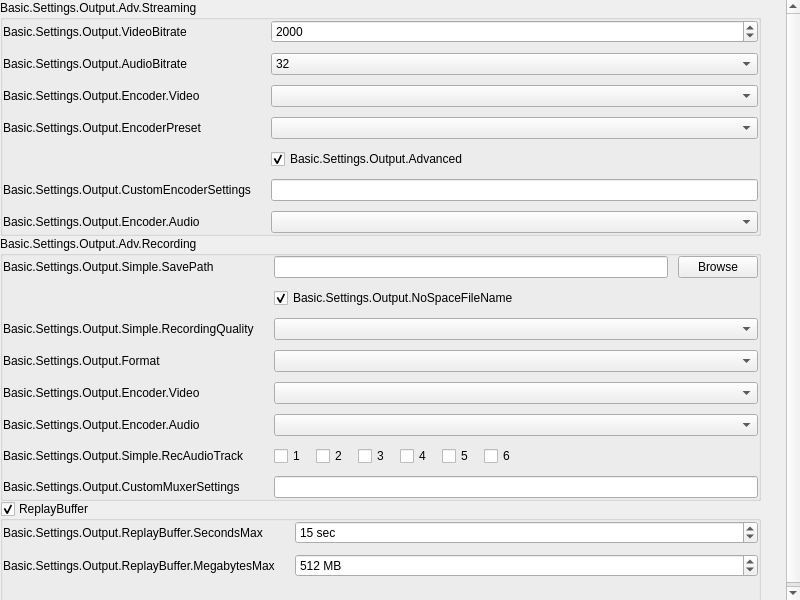
<?xml version="1.0" encoding="UTF-8"?>
<ui version="4.0">
 <class>SettingOutputSimplePage</class>
 <widget class="QWidget" name="SettingOutputSimplePage">
  <property name="geometry">
   <rect>
    <x>0</x>
    <y>0</y>
    <width>800</width>
    <height>600</height>
   </rect>
  </property>
  <layout class="QVBoxLayout" name="verticalLayout">
   <property name="leftMargin">
    <number>0</number>
   </property>
   <property name="topMargin">
    <number>0</number>
   </property>
   <property name="rightMargin">
    <number>0</number>
   </property>
   <property name="bottomMargin">
    <number>0</number>
   </property>
   <item>
    <widget class="QScrollArea" name="simpleOutScroll">
     <property name="sizePolicy">
      <sizepolicy hsizetype="Expanding" vsizetype="Ignored">
       <horstretch>0</horstretch>
       <verstretch>0</verstretch>
      </sizepolicy>
     </property>
     <property name="frameShape">
      <enum>QFrame::Shape::NoFrame</enum>
     </property>
     <property name="widgetResizable">
      <bool>true</bool>
     </property>
     <widget class="QWidget" name="scrollAreaWidgetContents_3">
      <property name="geometry">
       <rect>
        <x>0</x>
        <y>0</y>
        <width>800</width>
        <height>600</height>
       </rect>
      </property>
      <property name="sizePolicy">
       <sizepolicy hsizetype="Preferred" vsizetype="Preferred">
        <horstretch>0</horstretch>
        <verstretch>0</verstretch>
       </sizepolicy>
      </property>
      <layout class="QVBoxLayout" name="verticalLayout_52">
       <property name="spacing">
        <number>0</number>
       </property>
       <property name="leftMargin">
        <number>0</number>
       </property>
       <property name="topMargin">
        <number>0</number>
       </property>
       <property name="rightMargin">
        <number>25</number>
       </property>
       <property name="bottomMargin">
        <number>0</number>
       </property>
       <item>
        <widget class="QGroupBox" name="simpleStreamingGroupBox">
         <property name="title">
          <string>Basic.Settings.Output.Adv.Streaming</string>
         </property>
         <layout class="QFormLayout" name="simpleStreamingLayout">
          <property name="fieldGrowthPolicy">
           <enum>QFormLayout::FieldGrowthPolicy::AllNonFixedFieldsGrow</enum>
          </property>
          <property name="horizontalSpacing">
           <number>20</number>
          </property>
          <property name="verticalSpacing">
           <number>10</number>
          </property>
          <property name="leftMargin">
           <number>0</number>
          </property>
          <property name="topMargin">
           <number>0</number>
          </property>
          <property name="rightMargin">
           <number>0</number>
          </property>
          <property name="bottomMargin">
           <number>0</number>
          </property>
          <item row="0" column="0">
           <widget class="QLabel" name="simpleOutputVBitrateLabel">
            <property name="text">
             <string>Basic.Settings.Output.VideoBitrate</string>
            </property>
            <property name="useFor" stdset="0">
             <string notr="true">FormLabelRole</string>
            </property>
           </widget>
          </item>
          <item row="0" column="1">
           <widget class="PLSSpinBox" name="simpleOutputVBitrate">
            <property name="minimum">
             <number>200</number>
            </property>
            <property name="maximum">
             <number>1000000</number>
            </property>
            <property name="value">
             <number>2000</number>
            </property>
           </widget>
          </item>
          <item row="2" column="0">
           <widget class="QLabel" name="simpleOutputABitrateLabel">
            <property name="text">
             <string>Basic.Settings.Output.AudioBitrate</string>
            </property>
            <property name="useFor" stdset="0">
             <string notr="true">FormLabelRole</string>
            </property>
           </widget>
          </item>
          <item row="2" column="1">
           <widget class="PLSComboBox" name="simpleOutputABitrate">
            <property name="currentIndex">
             <number>0</number>
            </property>
            <item>
             <property name="text">
              <string notr="true">32</string>
             </property>
            </item>
            <item>
             <property name="text">
              <string notr="true">48</string>
             </property>
            </item>
            <item>
             <property name="text">
              <string notr="true">64</string>
             </property>
            </item>
            <item>
             <property name="text">
              <string notr="true">80</string>
             </property>
            </item>
            <item>
             <property name="text">
              <string notr="true">96</string>
             </property>
            </item>
            <item>
             <property name="text">
              <string notr="true">112</string>
             </property>
            </item>
            <item>
             <property name="text">
              <string notr="true">128</string>
             </property>
            </item>
            <item>
             <property name="text">
              <string notr="true">160</string>
             </property>
            </item>
            <item>
             <property name="text">
              <string notr="true">192</string>
             </property>
            </item>
            <item>
             <property name="text">
              <string notr="true">256</string>
             </property>
            </item>
            <item>
             <property name="text">
              <string notr="true">320</string>
             </property>
            </item>
           </widget>
          </item>
          <item row="3" column="0">
           <widget class="QLabel" name="simpleOutStrEncoderLabel">
            <property name="text">
             <string>Basic.Settings.Output.Encoder.Video</string>
            </property>
            <property name="useFor" stdset="0">
             <string notr="true">FormLabelRole</string>
            </property>
           </widget>
          </item>
          <item row="3" column="1">
           <widget class="PLSComboBox" name="simpleOutStrEncoder"/>
          </item>
          <item row="4" column="0">
           <widget class="QLabel" name="simpleOutPresetLabel">
            <property name="enabled">
             <bool>true</bool>
            </property>
            <property name="text">
             <string>Basic.Settings.Output.EncoderPreset</string>
            </property>
            <property name="useFor" stdset="0">
             <string notr="true">FormLabelRole</string>
            </property>
           </widget>
          </item>
          <item row="4" column="1">
           <widget class="PLSComboBox" name="simpleOutPreset"/>
          </item>
          <item row="5" column="1">
           <widget class="PLSCheckBox" name="simpleOutAdvanced">
            <property name="text">
             <string>Basic.Settings.Output.Advanced</string>
            </property>
            <property name="checked">
             <bool>true</bool>
            </property>
           </widget>
          </item>
          <item row="6" column="0">
           <widget class="QLabel" name="simpleOutCustomLabel">
            <property name="text">
             <string>Basic.Settings.Output.CustomEncoderSettings</string>
            </property>
            <property name="useFor" stdset="0">
             <string notr="true">FormLabelRole</string>
            </property>
           </widget>
          </item>
          <item row="6" column="1">
           <widget class="PLSLineEdit" name="simpleOutCustom"/>
          </item>
          <item row="7" column="0">
           <widget class="QLabel" name="simpleOutStrAEncoderLabel">
            <property name="text">
             <string>Basic.Settings.Output.Encoder.Audio</string>
            </property>
            <property name="useFor" stdset="0">
             <string notr="true">FormLabelRole</string>
            </property>
           </widget>
          </item>
          <item row="7" column="1">
           <widget class="PLSComboBox" name="simpleOutStrAEncoder">
            <property name="enabled">
             <bool>true</bool>
            </property>
           </widget>
          </item>
         </layout>
        </widget>
       </item>
       <item>
        <widget class="QGroupBox" name="simpleRecordingGroupBox">
         <property name="enabled">
          <bool>true</bool>
         </property>
         <property name="title">
          <string>Basic.Settings.Output.Adv.Recording</string>
         </property>
         <layout class="QFormLayout" name="formLayout_6">
          <property name="fieldGrowthPolicy">
           <enum>QFormLayout::FieldGrowthPolicy::AllNonFixedFieldsGrow</enum>
          </property>
          <property name="horizontalSpacing">
           <number>20</number>
          </property>
          <property name="verticalSpacing">
           <number>10</number>
          </property>
          <property name="leftMargin">
           <number>0</number>
          </property>
          <property name="topMargin">
           <number>0</number>
          </property>
          <property name="rightMargin">
           <number>0</number>
          </property>
          <property name="bottomMargin">
           <number>0</number>
          </property>
          <item row="0" column="0">
           <widget class="QLabel" name="label_18">
            <property name="minimumSize">
             <size>
              <width>170</width>
              <height>0</height>
             </size>
            </property>
            <property name="text">
             <string>Basic.Settings.Output.Simple.SavePath</string>
            </property>
            <property name="useFor" stdset="0">
             <string notr="true">FormLabelRole</string>
            </property>
           </widget>
          </item>
          <item row="0" column="1">
           <layout class="QHBoxLayout" name="horizontalLayout_5">
            <property name="spacing">
             <number>10</number>
            </property>
            <property name="topMargin">
             <number>0</number>
            </property>
            <property name="bottomMargin">
             <number>0</number>
            </property>
            <item>
             <widget class="QLineEdit" name="simpleOutputPath">
              <property name="enabled">
               <bool>true</bool>
              </property>
             </widget>
            </item>
            <item>
             <widget class="QPushButton" name="simpleOutputBrowse">
              <property name="enabled">
               <bool>true</bool>
              </property>
              <property name="text">
               <string>Browse</string>
              </property>
             </widget>
            </item>
           </layout>
          </item>
          <item row="1" column="1">
           <widget class="PLSCheckBox" name="simpleNoSpace">
            <property name="text">
             <string>Basic.Settings.Output.NoSpaceFileName</string>
            </property>
            <property name="checked">
             <bool>true</bool>
            </property>
           </widget>
          </item>
          <item row="2" column="0">
           <widget class="QLabel" name="label_26">
            <property name="text">
             <string>Basic.Settings.Output.Simple.RecordingQuality</string>
            </property>
            <property name="useFor" stdset="0">
             <string notr="true">FormLabelRole</string>
            </property>
           </widget>
          </item>
          <item row="2" column="1">
           <widget class="PLSComboBox" name="simpleOutRecQuality"/>
          </item>
          <item row="3" column="0">
           <widget class="QLabel" name="simpleOutRecFormatLabel">
            <property name="text">
             <string>Basic.Settings.Output.Format</string>
            </property>
            <property name="useFor" stdset="0">
             <string notr="true">FormLabelRole</string>
            </property>
           </widget>
          </item>
          <item row="3" column="1">
           <widget class="PLSComboBox" name="simpleOutRecFormat">
            <property name="currentIndex">
             <number>-1</number>
            </property>
           </widget>
          </item>
          <item row="4" column="0">
           <widget class="QLabel" name="simpleOutRecEncoderLabel">
            <property name="text">
             <string>Basic.Settings.Output.Encoder.Video</string>
            </property>
            <property name="useFor" stdset="0">
             <string notr="true">FormLabelRole</string>
            </property>
           </widget>
          </item>
          <item row="4" column="1">
           <widget class="PLSComboBox" name="simpleOutRecEncoder"/>
          </item>
          <item row="5" column="0">
           <widget class="QLabel" name="simpleOutRecAEncoderLabel">
            <property name="text">
             <string>Basic.Settings.Output.Encoder.Audio</string>
            </property>
            <property name="useFor" stdset="0">
             <string>FormLabelRole</string>
            </property>
           </widget>
          </item>
          <item row="5" column="1">
           <widget class="PLSComboBox" name="simpleOutRecAEncoder"/>
          </item>
          <item row="6" column="0">
           <widget class="QLabel" name="simplerectrack_label">
            <property name="text">
             <string>Basic.Settings.Output.Simple.RecAudioTrack</string>
            </property>
            <property name="useFor" stdset="0">
             <string notr="true">FormLabelRole</string>
            </property>
           </widget>
          </item>
          <item row="6" column="1">
           <layout class="QVBoxLayout" name="verticalLayout_85">
            <item>
             <widget class="QStackedWidget" name="simpleRecTrackWidget">
              <property name="enabled">
               <bool>true</bool>
              </property>
              <property name="sizePolicy">
               <sizepolicy hsizetype="Maximum" vsizetype="Preferred">
                <horstretch>0</horstretch>
                <verstretch>0</verstretch>
               </sizepolicy>
              </property>
              <widget class="QWidget" name="simpleRecTracks">
               <property name="enabled">
                <bool>true</bool>
               </property>
               <layout class="QHBoxLayout" name="horizontalLayoutSimpleTracks">
                <property name="spacing">
                 <number>10</number>
                </property>
                <property name="leftMargin">
                 <number>0</number>
                </property>
                <property name="topMargin">
                 <number>0</number>
                </property>
                <property name="rightMargin">
                 <number>0</number>
                </property>
                <property name="bottomMargin">
                 <number>0</number>
                </property>
                <item>
                 <widget class="PLSCheckBox" name="simpleOutRecTrack1">
                  <property name="enabled">
                   <bool>true</bool>
                  </property>
                  <property name="sizePolicy">
                   <sizepolicy hsizetype="Minimum" vsizetype="Preferred">
                    <horstretch>0</horstretch>
                    <verstretch>0</verstretch>
                   </sizepolicy>
                  </property>
                  <property name="text">
                   <string notr="true">1</string>
                  </property>
                 </widget>
                </item>
                <item>
                 <widget class="PLSCheckBox" name="simpleOutRecTrack2">
                  <property name="sizePolicy">
                   <sizepolicy hsizetype="Minimum" vsizetype="Preferred">
                    <horstretch>0</horstretch>
                    <verstretch>0</verstretch>
                   </sizepolicy>
                  </property>
                  <property name="text">
                   <string notr="true">2</string>
                  </property>
                 </widget>
                </item>
                <item>
                 <widget class="PLSCheckBox" name="simpleOutRecTrack3">
                  <property name="enabled">
                   <bool>true</bool>
                  </property>
                  <property name="sizePolicy">
                   <sizepolicy hsizetype="Minimum" vsizetype="Preferred">
                    <horstretch>0</horstretch>
                    <verstretch>0</verstretch>
                   </sizepolicy>
                  </property>
                  <property name="text">
                   <string notr="true">3</string>
                  </property>
                 </widget>
                </item>
                <item>
                 <widget class="PLSCheckBox" name="simpleOutRecTrack4">
                  <property name="enabled">
                   <bool>true</bool>
                  </property>
                  <property name="sizePolicy">
                   <sizepolicy hsizetype="Minimum" vsizetype="Preferred">
                    <horstretch>0</horstretch>
                    <verstretch>0</verstretch>
                   </sizepolicy>
                  </property>
                  <property name="text">
                   <string notr="true">4</string>
                  </property>
                 </widget>
                </item>
                <item>
                 <widget class="PLSCheckBox" name="simpleOutRecTrack5">
                  <property name="sizePolicy">
                   <sizepolicy hsizetype="Minimum" vsizetype="Preferred">
                    <horstretch>0</horstretch>
                    <verstretch>0</verstretch>
                   </sizepolicy>
                  </property>
                  <property name="text">
                   <string notr="true">5</string>
                  </property>
                 </widget>
                </item>
                <item>
                 <widget class="PLSCheckBox" name="simpleOutRecTrack6">
                  <property name="sizePolicy">
                   <sizepolicy hsizetype="Minimum" vsizetype="Preferred">
                    <horstretch>0</horstretch>
                    <verstretch>0</verstretch>
                   </sizepolicy>
                  </property>
                  <property name="text">
                   <string notr="true">6</string>
                  </property>
                 </widget>
                </item>
               </layout>
              </widget>
              <widget class="QWidget" name="simpleFlvTracks">
               <property name="enabled">
                <bool>false</bool>
               </property>
               <property name="styleSheet">
                <string notr="true"/>
               </property>
               <layout class="QHBoxLayout" name="horizontalLayoutSimpleFLVTracks">
                <property name="spacing">
                 <number>10</number>
                </property>
                <property name="leftMargin">
                 <number>0</number>
                </property>
                <property name="topMargin">
                 <number>0</number>
                </property>
                <property name="rightMargin">
                 <number>0</number>
                </property>
                <property name="bottomMargin">
                 <number>0</number>
                </property>
                <item>
                 <widget class="PLSRadioButton" name="simpleFlvTrack1">
                  <property name="enabled">
                   <bool>false</bool>
                  </property>
                  <property name="sizePolicy">
                   <sizepolicy hsizetype="Minimum" vsizetype="Preferred">
                    <horstretch>0</horstretch>
                    <verstretch>0</verstretch>
                   </sizepolicy>
                  </property>
                  <property name="text">
                   <string notr="true">1</string>
                  </property>
                  <property name="checked">
                   <bool>true</bool>
                  </property>
                 </widget>
                </item>
                <item>
                 <widget class="PLSRadioButton" name="simpleFlvTrack2">
                  <property name="enabled">
                   <bool>false</bool>
                  </property>
                  <property name="sizePolicy">
                   <sizepolicy hsizetype="Minimum" vsizetype="Preferred">
                    <horstretch>0</horstretch>
                    <verstretch>0</verstretch>
                   </sizepolicy>
                  </property>
                  <property name="text">
                   <string notr="true">2</string>
                  </property>
                 </widget>
                </item>
                <item>
                 <widget class="PLSRadioButton" name="simpleFlvTrack3">
                  <property name="enabled">
                   <bool>false</bool>
                  </property>
                  <property name="sizePolicy">
                   <sizepolicy hsizetype="Minimum" vsizetype="Preferred">
                    <horstretch>0</horstretch>
                    <verstretch>0</verstretch>
                   </sizepolicy>
                  </property>
                  <property name="text">
                   <string notr="true">3</string>
                  </property>
                 </widget>
                </item>
                <item>
                 <widget class="PLSRadioButton" name="simpleFlvTrack4">
                  <property name="enabled">
                   <bool>false</bool>
                  </property>
                  <property name="sizePolicy">
                   <sizepolicy hsizetype="Minimum" vsizetype="Preferred">
                    <horstretch>0</horstretch>
                    <verstretch>0</verstretch>
                   </sizepolicy>
                  </property>
                  <property name="text">
                   <string notr="true">4</string>
                  </property>
                 </widget>
                </item>
                <item>
                 <widget class="PLSRadioButton" name="simpleFlvTrack5">
                  <property name="enabled">
                   <bool>false</bool>
                  </property>
                  <property name="sizePolicy">
                   <sizepolicy hsizetype="Minimum" vsizetype="Preferred">
                    <horstretch>0</horstretch>
                    <verstretch>0</verstretch>
                   </sizepolicy>
                  </property>
                  <property name="text">
                   <string notr="true">5</string>
                  </property>
                 </widget>
                </item>
                <item>
                 <widget class="PLSRadioButton" name="simpleFlvTrack6">
                  <property name="sizePolicy">
                   <sizepolicy hsizetype="Minimum" vsizetype="Preferred">
                    <horstretch>0</horstretch>
                    <verstretch>0</verstretch>
                   </sizepolicy>
                  </property>
                  <property name="text">
                   <string notr="true">6</string>
                  </property>
                 </widget>
                </item>
               </layout>
              </widget>
             </widget>
            </item>
           </layout>
          </item>
          <item row="7" column="0">
           <widget class="QLabel" name="label_420">
            <property name="text">
             <string>Basic.Settings.Output.CustomMuxerSettings</string>
            </property>
            <property name="wordWrap">
             <bool>true</bool>
            </property>
            <property name="useFor" stdset="0">
             <string notr="true">FormLabelRole</string>
            </property>
           </widget>
          </item>
          <item row="7" column="1">
           <widget class="PLSLineEdit" name="simpleOutMuxCustom"/>
          </item>
         </layout>
        </widget>
       </item>
       <item>
        <widget class="QGroupBox" name="simpleReplayBuf">
         <property name="title">
          <string>ReplayBuffer</string>
         </property>
         <property name="checkable">
          <bool>true</bool>
         </property>
         <layout class="QFormLayout" name="formLayout_24">
          <property name="fieldGrowthPolicy">
           <enum>QFormLayout::FieldGrowthPolicy::AllNonFixedFieldsGrow</enum>
          </property>
          <property name="horizontalSpacing">
           <number>20</number>
          </property>
          <property name="verticalSpacing">
           <number>10</number>
          </property>
          <property name="leftMargin">
           <number>0</number>
          </property>
          <property name="topMargin">
           <number>0</number>
          </property>
          <property name="rightMargin">
           <number>0</number>
          </property>
          <property name="bottomMargin">
           <number>0</number>
          </property>
          <item row="0" column="0">
           <widget class="QLabel" name="label_35">
            <property name="text">
             <string>Basic.Settings.Output.ReplayBuffer.SecondsMax</string>
            </property>
            <property name="useFor" stdset="0">
             <string notr="true">FormLabelRole</string>
            </property>
           </widget>
          </item>
          <item row="0" column="1">
           <widget class="PLSSpinBox" name="simpleRBSecMax">
            <property name="suffix">
             <string notr="true"> sec</string>
            </property>
            <property name="minimum">
             <number>5</number>
            </property>
            <property name="maximum">
             <number>21600</number>
            </property>
            <property name="value">
             <number>15</number>
            </property>
           </widget>
          </item>
          <item row="1" column="0">
           <widget class="QLabel" name="simpleRBMegsMaxLabel">
            <property name="text">
             <string>Basic.Settings.Output.ReplayBuffer.MegabytesMax</string>
            </property>
            <property name="useFor" stdset="0">
             <string notr="true">FormLabelRole</string>
            </property>
           </widget>
          </item>
          <item row="1" column="1">
           <widget class="PLSSpinBox" name="simpleRBMegsMax">
            <property name="suffix">
             <string notr="true"> MB</string>
            </property>
            <property name="minimum">
             <number>20</number>
            </property>
            <property name="maximum">
             <number>8192</number>
            </property>
            <property name="value">
             <number>512</number>
            </property>
           </widget>
          </item>
          <item row="2" column="1">
           <widget class="QLabel" name="simpleRBEstimate">
            <property name="text">
             <string notr="true"/>
            </property>
            <property name="wordWrap">
             <bool>true</bool>
            </property>
           </widget>
          </item>
          <item row="2" column="0">
           <widget class="QLabel" name="label"/>
          </item>
         </layout>
        </widget>
       </item>
       <item>
        <spacer name="verticalSpacer_2">
         <property name="orientation">
          <enum>Qt::Orientation::Vertical</enum>
         </property>
         <property name="sizeHint" stdset="0">
          <size>
           <width>20</width>
           <height>0</height>
          </size>
         </property>
        </spacer>
       </item>
      </layout>
     </widget>
    </widget>
   </item>
  </layout>
 </widget>
 <customwidgets>
  <customwidget>
   <class>PLSComboBox</class>
   <extends>QComboBox</extends>
   <header>PLSComboBox.h</header>
  </customwidget>
  <customwidget>
   <class>PLSCheckBox</class>
   <extends>QCheckBox</extends>
   <header>PLSCheckBox.h</header>
  </customwidget>
  <customwidget>
   <class>PLSSpinBox</class>
   <extends>QSpinBox</extends>
   <header>PLSSpinBox.h</header>
  </customwidget>
  <customwidget>
   <class>PLSLineEdit</class>
   <extends>QLineEdit</extends>
   <header location="global">PLSEdit.h</header>
  </customwidget>
  <customwidget>
   <class>PLSRadioButton</class>
   <extends>QRadioButton</extends>
   <header>PLSRadioButton.h</header>
  </customwidget>
 </customwidgets>
 <resources/>
 <connections>
  <connection>
   <sender>simpleOutAdvanced</sender>
   <signal>toggled(bool)</signal>
   <receiver>simpleOutCustomLabel</receiver>
   <slot>setVisible(bool)</slot>
   <hints>
    <hint type="sourcelabel">
     <x>520</x>
     <y>158</y>
    </hint>
    <hint type="destinationlabel">
     <x>132</x>
     <y>188</y>
    </hint>
   </hints>
  </connection>
  <connection>
   <sender>simpleOutAdvanced</sender>
   <signal>toggled(bool)</signal>
   <receiver>simpleOutCustom</receiver>
   <slot>setVisible(bool)</slot>
   <hints>
    <hint type="sourcelabel">
     <x>520</x>
     <y>158</y>
    </hint>
    <hint type="destinationlabel">
     <x>520</x>
     <y>188</y>
    </hint>
   </hints>
  </connection>
 </connections>
</ui>
